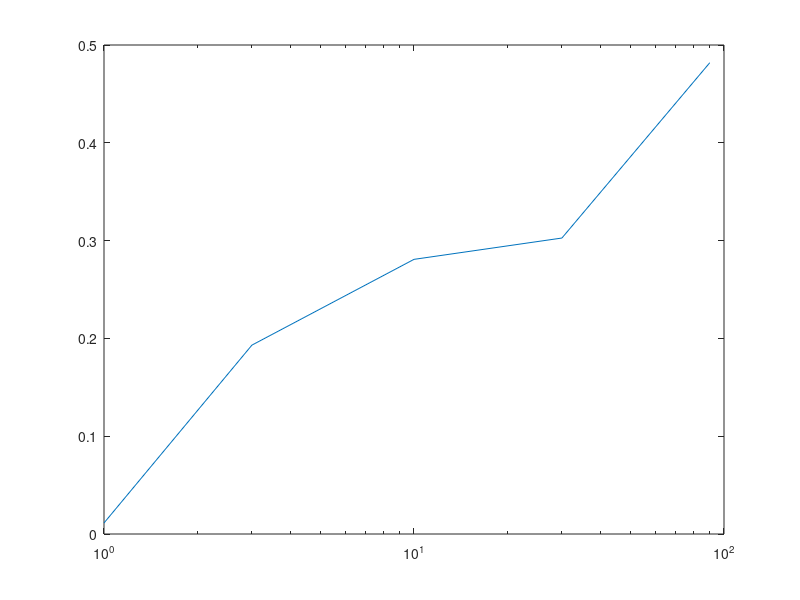

The MATLAB source for this figure: (Note: this script raises an error after producing the figure.)
%blank measurement
blank = 2.73 %V

%Voltages and concentrations 
volt = [2.66 1.75 1.43 1.36 0.9]; %V
conc = [1 3 10 30 90];

%Convert to absorbance
absorbancedata = -log10(volt/blank);

%Plot
figure()
semilogx(conc, absorbancedata)

%Model
model = fitlm(log10(conc), absorbancedata, 'Intercept', false)